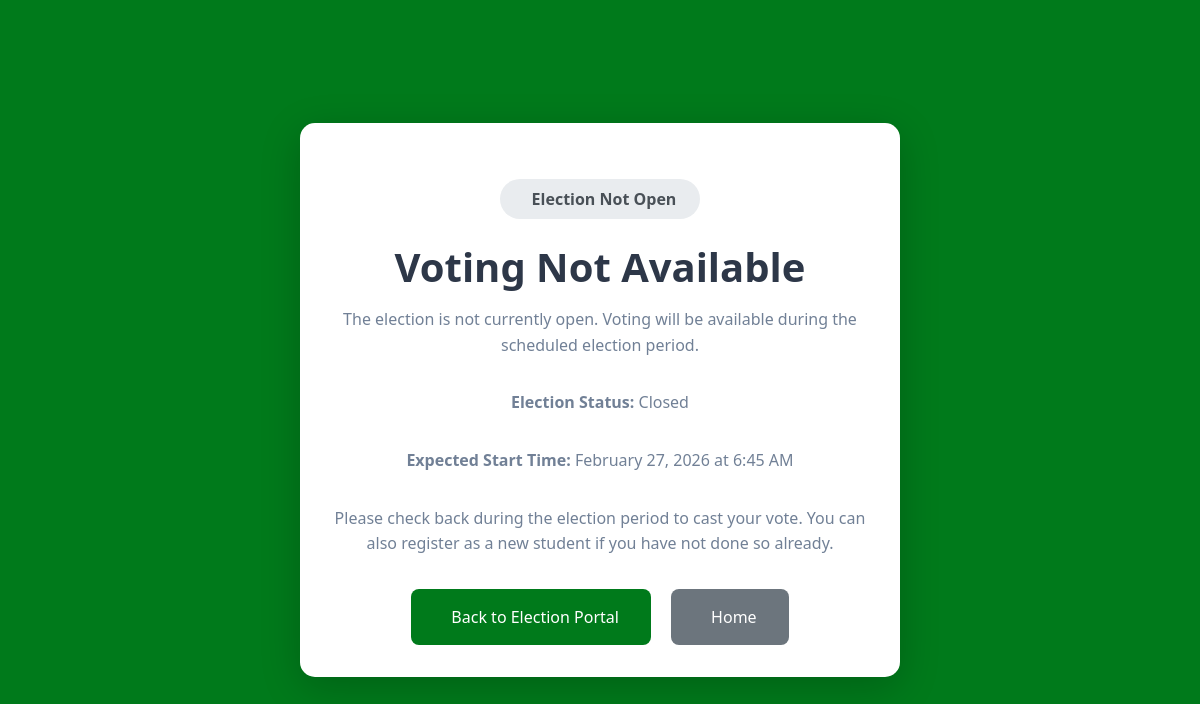
Before: /election_not_open.php with the older database file.
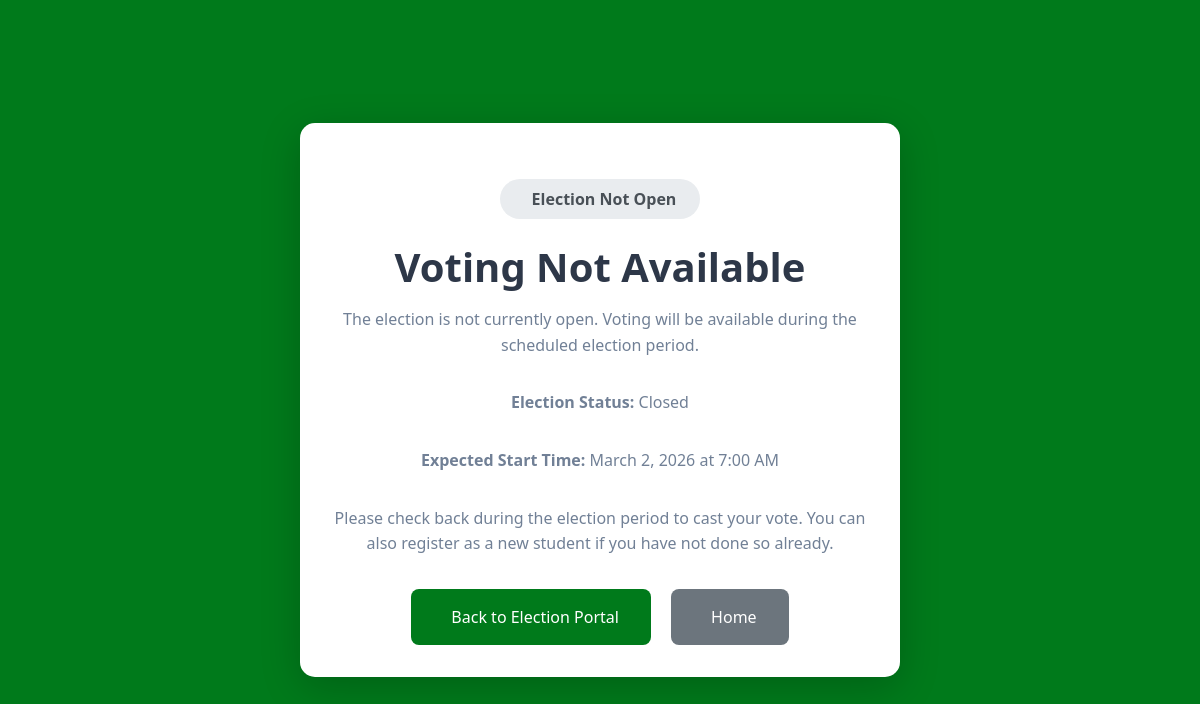
After: the same page with the newer database file.
### tables this page shows
CREATE TABLE election_settings (
            id INTEGER PRIMARY KEY AUTOINCREMENT,
            election_name TEXT NOT NULL DEFAULT 'SSLG Election',
            election_token TEXT,
            is_open INTEGER NOT NULL DEFAULT 0,
            start_date TEXT,
            end_date TEXT,
            created_at TEXT DEFAULT CURRENT_TIMESTAMP,
            updated_at TEXT DEFAULT CURRENT_TIMESTAMP
        , logo_path TEXT, theme_color TEXT DEFAULT '#343a40', allowed_ips TEXT, chief_commissioner_token TEXT, screening_validation_token TEXT, electoral_board_token TEXT, require_open_tokens INTEGER NOT NULL DEFAULT 0);

### includes/config.php (called while the page is built, shortened)
<?php
function getDBConnection() {
    static $conn = null;
    if ($conn === null) {
        try {
            $conn = new PDO(
                "sqlite:" . DB_FILE,
                null,
                null,
                [
                    PDO::ATTR_ERRMODE => PDO::ERRMODE_EXCEPTION,
                    PDO::ATTR_DEFAULT_FETCH_MODE => PDO::FETCH_ASSOC,
                ]
            );
        } catch (PDOException $e) {
            die("Database connection failed: " . $e->getMessage());
        }
    }
    return $conn;
}
function getElectionStatus() {
    try {
        $db = getDBConnection();
        $stmt = $db->query("SELECT * FROM election_settings ORDER BY id DESC LIMIT 1");
        $result = $stmt->fetch();
        return $result ?? null;
    } catch (Exception $e) {
        return null;
    }
}
?>

### election_not_open.php (the view, shortened to what this page needs)
<?php
require_once 'includes/config.php';
$election = getElectionStatus();
?>
<!DOCTYPE html>
<html lang="en">
<head>
    <link href="https://cdn.jsdelivr.net/npm/bootstrap@5.1.3/dist/css/bootstrap.min.css" rel="stylesheet">
    <link href="assets/css/style.css" rel="stylesheet">
</head>
<body>
    <div class="blocked-container">
        <div class="blocked-card">
            <div class="status-badge">
                <i class="fas fa-info-circle me-2"></i>Election Not Open
            </div>
            <h1 class="blocked-title">Voting Not Available</h1>
            <p class="blocked-message">
                The election is not currently open. Voting will be available during the scheduled election period.
            </p>
            <p class="blocked-message">
                <strong>Election Status:</strong> Closed
            </p>
            <?php if ($election && $election['start_date']): ?>
                <p class="blocked-message">
                    <strong>Expected Start Time:</strong> <?php echo date('F j, Y \a\t g:i A', strtotime($election['start_date'])); ?>
                </p>
            <?php endif; ?>
            <p class="blocked-message">
                Please check back during the election period to cast your vote. You can also register as a new student if you have not done so already.
            </p>
            <div>
                <a href="election_control.php" class="blocked-action me-3">
                    <i class="fas fa-home me-2"></i>Back to Election Portal
                </a>
                <a href="index.php" class="blocked-action" style="background: #6c757d;">
                    <i class="fas fa-house me-2"></i>Home
                </a>
            </div>
        </div>
    </div>
</body>
</html>

Changed rows visible on the page:
changed election_settings: start_date "February 27, 2026 at 6:45 AM" → "March 2, 2026 at 7:00 AM"
